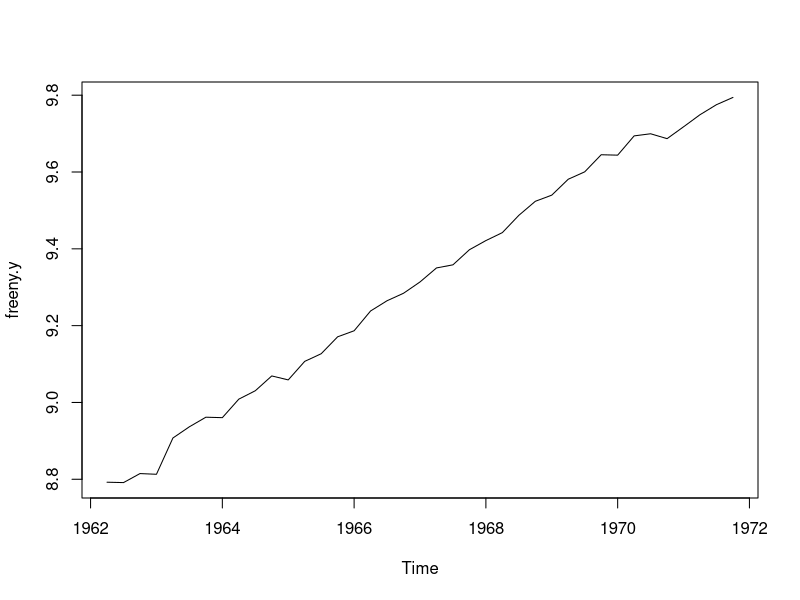
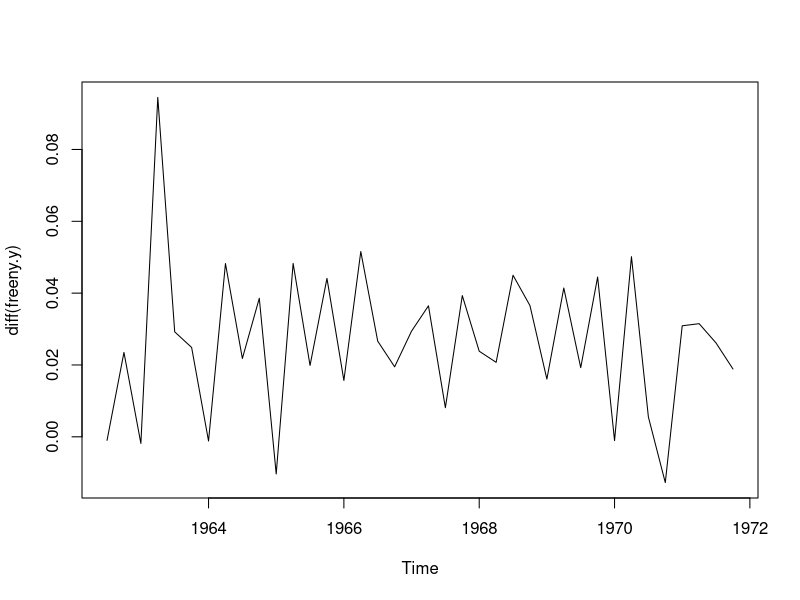
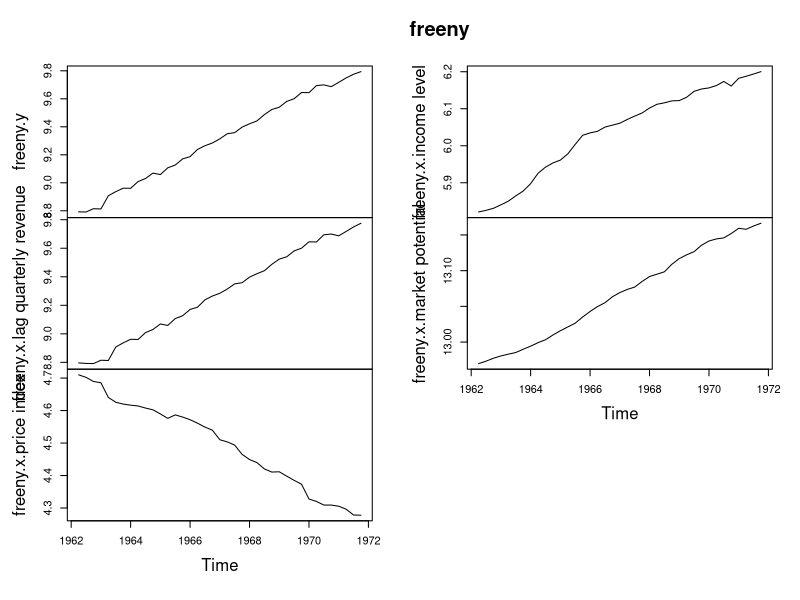
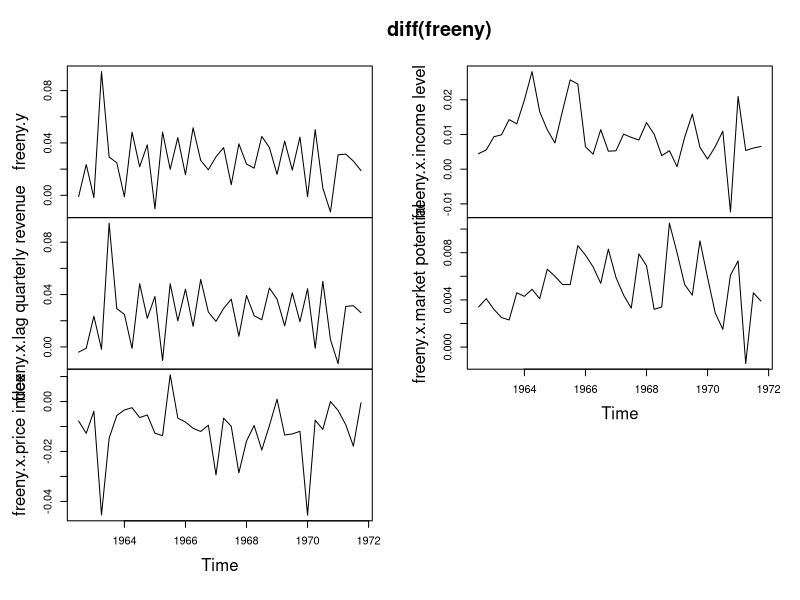

Write R code to recreate these figures, in order.
############################################
# Data Science Training
# Solution to the In-Class Exercises of
# Course 1 Session 1
############################################

#****************************
### In-Class Exercise 1 -----
#****************************

# (a) Generate an arbitrary numeric vector "v" and an integer vector "vi" of length 5 using the c() function
v <- c(1.4, 3.5, 456.6, 3.4, 3.3)
vi <- c(3L, 5L, 1L, 1000L, 46L)

# (b) Check the mode and the storage type of the vectors using mode(), typeof() and the corresponding is._() functions
mode(v)
mode(vi)
typeof(v)
typeof(vi)
is.numeric(v)
is.numeric(vi)
is.double(v)
is.double(vi)
is.integer(v)
is.integer(vi)

# (c) Check the structure with str() and the length of the vectors with length()
str(v)
str(vi)
length(v)
length(vi)

# (d) Replace "vi" with an integer sequence of values from 1 to 10 in steps of 2, using the seq() function
vi <- seq(1L, 10L, 2L)
vi

# (e) remove "v" and "vi" using rm()
rm(v, vi)


#****************************
### In-Class Exercise 2 -----
#****************************

# Problem 1: Consider two vectors of the weight and height of 5 people
weights <- c(80.5, 63.9, 75.3, 68.1, 79.3) # weights in kg
heights <- c(1.94, 1.80, 1.75, 1.71, 1.85) # heights in m

# (a) calculate the Body Mass Index, BMI = weight divided by the square of height, save it in a vector called "bmi"
bmi <- weights / heights^2
bmi

# (b) Compute the mean, median and standard deviation of the BMI's
mean(bmi)
median(bmi)
sd(bmi)

# (c) Sort the BMI values, and compute the order of them
sort(bmi)
order(bmi)

# (d) round the BMI values to the full integer, and compute a frequency table of them
table(round(bmi))

# (e) look up the documentation of the trunc() function. When do floor() and trunc() give different results?
?trunc
floor(1.5); trunc(1.5)
floor(-1.5); trunc(-1.5)

# (f) The R-Squared is a popular statistic for the goodness of fit of a regression model. 
#     Compute the R-Squared of the regression of weights on heights using the cor() function. 
cor(weights, heights)^2
summary(lm(weights ~ heights)) # Check with lm

# Problem 2: Consider three vectors of standardized characteristics of people
p1 <- c(0.06843254, -0.13153881,  0.76021149,  0.7880306775)
p2 <- c(0.79301235, -0.13153881,  0.81685914,  1.0504160307)
p3 <- c(1.03453895, -0.13153881,  0.81685914,  1.4439940605)

# (a) Use the Euclidian Distance = The square root of the sum of the squared differences between the vector elements
#     to compare person 1 to person 2 and person 3. Which of the two persons is more similar to person 1?
sqrt(sum((p1 - p2)^2)) # Person 2 is more similar to person 1, the Euclidian Distance is smaller.
sqrt(sum((p1 - p3)^2))

# (b) check your results against the following code
dist(rbind(p1, p2, p3))

# (c) Do another comparison of p1 with p2 and p3 by computing the correlation between them. 
#     Do you get the same result as from your distance calculation?
cor(p1, p2)
cor(p1, p3)

# (d) Consider these versions of p2 where some strange values are inserted. 
#     Compute the Euclidian distance between p1 and p2 as in part (a) for each p2 below and make sure you understand the outcome
p2 <- c(0.79301235, -0.13153881,  NA,  1.0504160307)
sqrt(sum((p1 - p2)^2)) # NA propagates
p2 <- c(0.79301235, -0.13153881,  -Inf,  1.0504160307)
sqrt(sum((p1 - p2)^2)) # As (-Inf)^2 = Inf
p2 <- c(0.79301235, -0.13153881,  NULL,  1.0504160307)
sqrt(sum((p1 - p2)^2)) # Warning because NULL is removed from the vector, so p2 is shorter than p1


#****************************
### In-Class Exercise 3 -----
#****************************

# Consider The following vector of 4 Ugandan districts
districts <- c(" Abim.", "bulisa", "MUKONO? ", "   Arua__")

# (a) Remove all leading and trailing white space, save your result replacing districts
districts <- trimws(districts)

# (b) remove all irregular characters (".", "?" and "__"). Note that you have to escape some characters by preceding them with "\\" 
help("regex")
districts <- gsub("\\.|\\?|_", "", districts)

# (c) Turn all strings into upper case letters
districts <- toupper(districts)

# (d) Now capitalize only the first letter using the function tools::toTitleCase()
districts <- tools::toTitleCase(tolower(districts))

# (e) Check the number of characters in each district name, and which names start with "A"
nchar(districts)
startsWith(districts, "A")

# (f) Sort the cleaned districts in descending alphabetic order
sort(districts, decreasing = TRUE)


#****************************
### In-Class Exercise 4 -----
#****************************

# Problem 1: Consider again the vector of weights used earlier
weights <- c(80.5, 63.9, 75.3, 68.1, 79.3) # weights in kg

# (a) Get the weight of the second and 4th person using integers, and again using a logical statement
weights[c(2L, 4L)]
weights[weights < 70]

# (b) Get the weight of all but the second and 4th persons using integers, and again using a logical statement
weights[-c(2L, 4L)] # Or:
weights[c(1L, 3L, 5L)]
weights[weights > 70]

# Problem 2: Consider the following integer vector
z <- c(1L, 4L, 6L)

# (a) create a logical vector of length 10 that has TRUE in the elements given by z
lv <- logical(10L)
lv[z] <- TRUE
lv

# (b) Get z back again from the logical vector created in part (a)
which(lv)
z


#****************************
### In-Class Exercise 5 -----
#****************************

# Problem 1: Consider again the vector of weights used earlier
weights <- c(80.5, 63.9, 75.3, 68.1, 79.3)        # weights in kg
persons <- c("Dan", "Paul", "Anna", "Tim", "Tom") # names of the persons

# (a) assign the person names to the weights vector, and get the weight of Paul
names(weights) <- persons
weights

# (b) compare the weight of paul to the weights of Tim and Tom
weights["Paul"] < weights[c("Tim", "Tom")]

# Problem 2: consider the following vector
k <- c("Yes", "Yes", "No", "Yes", "Don't Know", "No")

# (a) Coerce it to a factor, examine the structure of the factor
k <- as.factor(k) # or k <- factor(k)
str(k)

# (b) Get the levels, number of levels, and compute a frequency table for the levels
levels(k)  # or attr(k, "levels")
nlevels(k) # or length(levels(k))
table(k)

# (c) Coerce the factor to integer
as.integer(k)

# (d) Coerce the factor to character using as.character
as.character(k)

# (e) Manually coerce the factor to character using the integer values and the levels. 
kchar <- levels(k)[as.integer(k)]
kchar

# (f) Manually recreate the factor from the character vector using using match(), sort() and unique()
suk <- sort(unique(kchar))
kfac <- match(kchar, suk)
levels(kfac) <- suk # or attr(kfac, "levels") <- suk
class(kfac) <- "factor"
kfac
identical(kfac, k)


#****************************
### In-Class Exercise 6 -----
#****************************

# In this exercise we will use some data in matrix form built into R
data() # This shows all datasets built into R

# Problem 1: Consider this matrix of US personal expenditures
USPersonalExpenditure
upe <- USPersonalExpenditure # Just using a more convenient name

# (a) See its structure using str(), look at it in the data viewer using View(), compute the dimensions using dim()
str(upe)
is.matrix(upe)
View(upe)
dim(upe)

# (b) Get the health and private education expenditure for 1940, 1950 and 1960, using both names and indices
upe[c("Medical and Health", "Private Education"), c("1940", "1950", "1960")]
upe[c(3L, 5L), c(1L, 3L, 5L)]
upe[c(3L, 5L), c("1940", "1950", "1960")]

# (c) Compute the total expenditure in each year, and the average expenditure per item over time
colSums(upe)
rowMeans(upe)

# (d) Compute the share of different items in total consumption in each year
upes <- t(t(upe) / colSums(upe)) # Recall that arithmetic operations divide each column of the matrix with a vector. We need to divide each row.
colSums(upes)
upe / outer(rep(1L, nrow(upe)), colSums(upe)) # More efficient alternative, but more difficult to code

# (e) Compute the standard deviation in the consumption share of each item over time
apply(upes, 1L, sd)

# Bonus: These are some similar matrices that come with R, explore them using the tools shown above
VADeaths
state.x77

# Problem 2: Consider this time series of US quarterly log revenue from (1962,2Q) to (1971,4Q).
freeny.y

# (a) Look it up in the documentation, see the structure of it. and plot it using plot()
?freeny.y
str(freeny.y)
is.matrix(freeny.y)
plot(freeny.y)

# (b) Plot the first difference of it using diff()
plot(diff(freeny.y))

# (c) Consider this matrix of explanatory variables (view it, see the structure)
freeny.x
View(freeny.x)
str(freeny.x)

# (d) Create a matrix 'freeny' combining freeny.y and freeny.x
freeny <- cbind(freeny.y, freeny.x)
freeny
plot(freeny)
plot(diff(freeny))

# (e) Compute the correlations of the variables in the matrix, in levels and first-differences
round(cor(freeny), 2L)
round(cor(diff(freeny)), 2L)

# (f) Manually regress freeny.y on freeny.x, after adding an intercept column to freeny.x. 
#     Note that that OLS coefficients are computed as: (X'X)^(-1)X'y
X <- cbind(Intercept = 1, freeny.x)
solve(t(X) %*% X) %*% t(X) %*% freeny.y     # Estimating OLS coefficients manually
solve(crossprod(X), crossprod(X, freeny.y)) # More efficient way to write the same thing

# (g) Compare your coefficients to those reported by R's linear modeling command:
lm(freeny.y ~ freeny.x)
summary(lm(freeny.y ~ freeny.x))


#****************************
### In-Class Exercise 7 -----
#****************************

# This recreates ml
econ_score <- c(75.4, 80.1, 85.8)
math_score <- c(72.5, 67.6, 80.9)
m <- cbind(econ_score, math_score) 
rownames(m) <- c("bob", "paul", "ashley")
ml <- list(`2010` = m + rnorm(6L), 
           `2011` = m, 
           `2012` = m + rnorm(6L))

# Consider the list ml created above
str(ml)

# (a) Add scores for the year 2013 in a similar way I created them for 2012, look up the rnorm function. 
ml$`2013` <- m + rnorm(6L)
ml[["2013"]] <- m + rnorm(6L) # Same thing

# (b) Look at the structure of the list, view it in the data viewer, and print the scores for 2012 and 2013
str(ml)
str(ml, give.attr = FALSE) # More compact: does not print attributes
View(ml)
ml[c("2012", "2013")] # Or: 
ml[3:4]

# (c) Compute the average math and econ score and the average score for each student in each year using lapply()
avg_score <- lapply(ml, colMeans)
avg_student <- lapply(ml, rowMeans)

# (d) Simplify your calculation result from part (c) using simplify2array
simplify2array(avg_score)
do.call(cbind, avg_score) # Actually for a list of vectors do.call(cbind, ...) retains the names of the list and is the more efficient way to do this
do.call(cbind, avg_student)

# (e) Do steps (c) and (d) in one step using the sapply function. Look it up in the documentation
?sapply
sapply(ml, colMeans)
sapply(ml, rowMeans)

# (f) Delete the matrices for 2010 and 2013 from the ml list. 
ml[c("2010", "2013")] <- NULL
str(ml)


#****************************
### In-Class Exercise 8 -----
#****************************

# Consider the following dataset. 
esoph
?esoph

# (a) Examine it's structure and summarize it using summary()
str(esoph)
View(esoph)
summary(esoph)

# (b) Compute the percentage of cancer cases on the dataset
esoph <- transform(esoph, perc_cases = ncases / (ncases + ncontrols) * 100)

# (c) Subset the dataset to display only the 25-34 and 35-44 year olds with both above average alcohol and tobacco consumption
subset(esoph, agegp %in% c("25-34", "35-44") &
              alcgp %in% c("80-119", "120+") & 
              tobgp %in% c("20-29", "30+"))
# Alternative ways, using the fact that factors have integers underlying the levels
subset(esoph, agegp %in% c("25-34", "35-44") &
              unclass(alcgp) > 2L & 
              unclass(tobgp) > 2L)
subset(esoph, agegp %in% c("25-34", "35-44") &
              unclass(alcgp) > mean(unclass(alcgp)) & 
              unclass(tobgp) > mean(unclass(tobgp)))

# (d) Repeat the exercise in part (c), now with the people older than 65. What do you notice?
subset(esoph, agegp %in% c("65-74", "75+") &
              alcgp %in% c("80-119", "120+") & 
              tobgp %in% c("20-29", "30+"))

# (e) Make a copy of the dataset where you have coerced all factors to integer, and compute a correlation matrix of the variables. What do you notice?
esoph_copy <- esoph
esoph_copy[1:3] <- lapply(esoph_copy[1:3], as.integer)
round(cor(esoph_copy), 2L)

# (f) Using lm(), and the data from part (e), run a regression of he percentage of cases on agregp, alcgp, tobgp. 
#     Use summary() to summarize the model and interpret the results.
mod1 <- lm(perc_cases ~ agegp + alcgp + tobgp, data = esoph_copy)
summary(mod1)

# (g) Repeat part (f) using the original data. How do you interpret the results?
mod2 <- lm(perc_cases ~ agegp + alcgp + tobgp, data = esoph)
summary(mod2)

# (h) Repeat part (g), now using an interaction between alcgp and tobgp using alcgp:tobgp. How do you interpret the results?
mod3 <- lm(perc_cases ~ agegp + alcgp:tobgp, data = esoph)
summary(mod3)

# (i) Repeat part (h), now using a full interaction between alcgp and tobgp using alcgp * tobgp. How do you interpret the results?
mod4 <- lm(perc_cases ~ agegp + alcgp*tobgp, data = esoph)
summary(mod4)

# Extra: More datasets to explore:
longley
infert
USJudgeRatings
USArrests
iris

